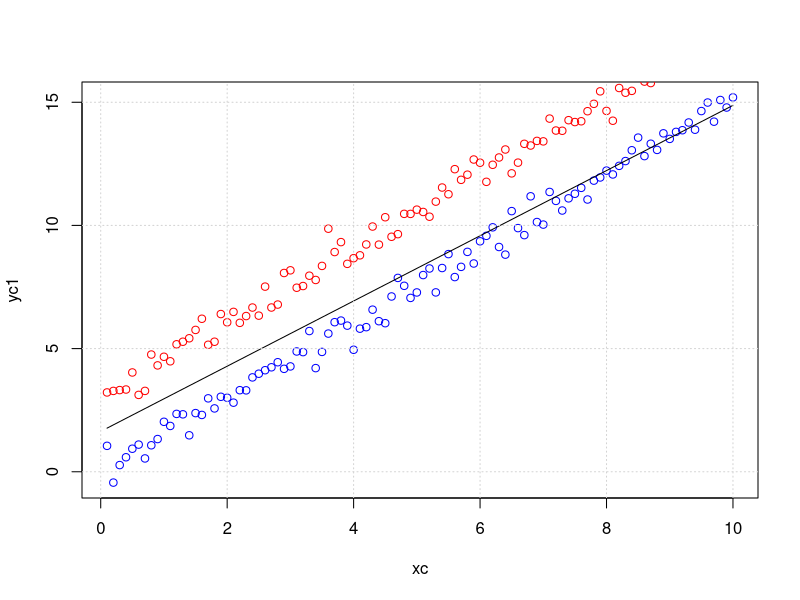

Here is the R script that generated this plot:
## ----------------------------------
## Support Vector Machine
## Peter Racioppo
## ----------------------------------
## Kernels:

## Linear
Linear <- function(u,v){
  out = t(u)%*%v
  return(out)
}

## Polynomial
Poly <- function(gamma,u,v,coef0){
  out = (gamma*t(u)%*%v+coef0)**2
  return(out)
}

## Radial Basis Function
RBF <- function(gamma,u,v){
  out = exp(-gamma*t(u-v)%*%(u-v))
  return(out)
}

## Sigmoid
Sigmoid <- function(gamma,u,v,coef0){
  out = tanh(gamma*t(u)%*%v+coef0)
  return(out)
}

## Kernel
Kernel <- function(u,v,gamma=0.1,coef0=0,type="linear"){
  if(type == "linear"){
    out = Linear(u,v)
  }
  if(type == "poly"){
    out = Poly(gamma,u,v,coef0)
  }
  if(type == "rbf"){
    out = RBF(gamma,u,v)
  }
  if(type == "sigmoid"){
    out = Sigmoid(gamma,u,v,coef0)
  }
  
  return(out)
}

dK <- function(w,xi,gamma,coef0,type="linear"){
  if(type == "linear"){
    out = xi
  }
  if(type == "poly"){
    out = 2*(t(w)%*%xi)*xi
  }
  if(type == "rbf"){
    norm = t(w-x)%*%(w-x)
    out = -2*gamma*(w-x)*exp(-gamma*norm)
  }
  if(type == "sigmoid"){
    out = (1-tanh(t(w)%*%xi)**2)*xi
  }
  return(out)
}

## ----------------------------------

## Hinge Loss
HingeLoss <- function(y,w,x,lambda){
  L = 0
  n = length(x)
  for(i in 1:n){
    Li = max(0,1 - y[i]*(Linear(w,x[i])))
    L = L + Li
  L = L/n + lambda*t(w)%*%w
  }
  return(L)
}

## Compute subgradient
SubGrad <- function(yi,w,xi,lambda){
  # y_hat = t(w)%*%xi
  y_hat = Kernel(w,xi,type="linear")
  if(yi*y_hat < 1){
    # out = -yi*xi
    out = -yi*dK(w,xi,type="linear") + lambda*w
  } else {out = xi*0}
  return(out)
}

## Sub-Gradient Descent
SGD <- function(y,w,x,lambda,scale,iter){
  n = dim(x)[1] # Length of x
  s = length(w) # Length of w
  for(c in 1:iter){
    j_rand = ceiling(runif(1, min=0, max=s)) # Random element index
    dL = 0
    for(i in 1:n){
      # Compute subgradient:
      dL_i = SubGrad(y[i],w,x[i,],lambda)[j_rand]
      dL = dL + dL_i
    }
    dL = dL/n + lambda*w
    w[j_rand] = w[j_rand] - scale*dL
  }
  return(w)
}

## Coordinate Descent (Using Lagrange Multipliers)
CoordDesc <- function(y,x,lambda,scale,iter){
  n = dim(x)[1]
  s = length(w)
  
  alpha = matrix(1,n)
  # Initialize Lagrange multipliers:
  nu = matrix(0,n)
  rho = matrix(0,n)
  chi = 0
  zeta = 0
  
  for(k in 1:iter){
    for(i in 1:n){
      sum = 0
      for(j in 1:n){
        sum = sum + y[i]*y[j]*(x[i,]%*%x[j,])*alpha[j]
      }
      dalpha = sum - 1 - nu[i] + rho[i] + chi*y[i] - zeta*y[i]
      dnu = -alpha[i] + 1
      drho = alpha[i] - 1/(2*n*lambda) + 1
      dalpha = sum - 1
      
      alpha[i] = alpha[i] - scale*dalpha
      nu[i] = nu[i] - scale*dnu
      rho[i] = rho[i] - scale*drho
    }
    dchi = 0
    dzeta = 0
    for(j in 1:n){
      dchi = dchi + y[j]*alpha[j] + 1
      dzeta = dzeta - y[j]*alpha[j] + 1
    }
    chi = chi - scale*dchi
    zeta = zeta - scale*dzeta
  }
  
  w = matrix(0,s)
  for(i in 1:s){
    w[i] = sum(alpha*y*x[,i])
    print(w[i])
  }
  
  return(w)
}

## Sequential Minimal Optimization
SMO <- function(y,x,lambda,scale,iter){
  n = dim(x)[1] # Length of x
  s = length(w) # Length of w
  C = 1/(2*n*lambda)
  alpha = rbind(matrix(C/n,n/2),matrix(-C/n,n/2))
  for(c in 1:iter){
    j_r = ceiling(runif(1, min=0, max=n))
    samp2 = 1:(j_r-1)
    samp3 = (j_r+1):n
    i_r = sample(c(samp2,samp3),1)
    if(y[i_r]!=y[j_r]){
      L = max(alpha[j_r] - alpha[i_r])
      H = min(C,C+alpha[j_r]-alpha[i_r])
    }
    if(y[i_r]==y[j_r]){
      L = max(alpha[i_r] + alpha[j_r] - C)
      H = min(C,alpha[i_r]+alpha[j_r])
    }
    Ei = t(w)%*%x[i_r,] - y[i_r]
    Ej = t(w)%*%x[j_r,] - y[j_r]
    eta = 2*x[i_r,]%*%x[j_r,] - x[i_r,]%*%x[i_r,] - x[j_r,]%*%x[j_r,]
    alpha_j = alpha[j_r] - y[j_r]*(Ei-Ej)/eta
    if(alpha_j>H){alpha_j=H}
    if(alpha_j<L){alpha_j=L}
    alpha_i = alpha[i_r] + y[i_r]*y[j_r]*(alpha[j_r]-alpha_j)
    
    alpha[j_r] = alpha_j
    alpha[i_r] = alpha_i
  }
  
  w = matrix(0,s)
  for(i in 1:s){
    w[i] = sum(alpha*y*x[,i])
    print(w[i])
  }
  
  return(w)
}

## ----------------------------------
## Generate test data
Num = 100
xc = matrix(c(1:Num)/10)
rand3 = sample(1:6, 1)/2
rand1 = rnorm(Num, mean = 0, sd = 0.3*rand3)
rand2 = rnorm(Num, mean = 0, sd = 0.3*rand3)
yc1 = rand3*xc + rand1
yc2 = rand3*xc + rand2 + 3
x1 = cbind(xc,yc1,-1) # coords
x2 = cbind(xc,yc2,-1)
y1 = matrix(1,Num) # labels
y2 = matrix(-1,Num)
x = rbind(x1,x2)
y = rbind(y1,y2)
n = dim(x)[1]

## ----------------------------------
## Run SGD

lambda = 1
scale = 0.01
iter = 500
w = matrix(c(1,0.1,0))
w = SGD(y,w,x,lambda,scale,iter)
print(w)

## Predict:
y_hat_grad = x%*%w
for(i in 1:n){
  # y_hat_grad[i] = t(w)%*%x[i,]
  y_hat_grad[i] = Kernel(w,x[i,],type="linear")
}
y_pred_grad = -(w[1]/w[2])*xc + w[3]/w[2]
accuracy_grad = sum(as.numeric(y*y_hat_grad>0))/n

# ## ----------------------------------
# ## Run Coordinate Descent
# # scale = 0.01
# iter = 100
# w = CoordDesc(y,x,lambda,scale,iter)
# y_pred_cd = -(w[1]/w[2])*xc + w[3]/w[2]
# 
# ## ----------------------------------
# ## Run Sequential Minimal Optimization
# # scale = 0.01
# iter = 500
# w = SMO(y,x,lambda,scale,iter)
# y_pred_smo = -(w[1]/w[2])*xc + w[3]/w[2]
# # y_hat_smo = x%*%w
# # accuracy_smo = sum(as.numeric(y*y_hat_smo>0))/(2*Num)

# ------------------------
## Plot
plot(xc,yc1,col="blue")
points(xc,yc2,col="red")
lines(xc,y_pred_grad,lty=1,col="black")
# lines(xc,y_pred_smo,lty=2,col="red")
# lines(xc,y_pred_cd,lty=3)
grid()

print(accuracy_grad)

